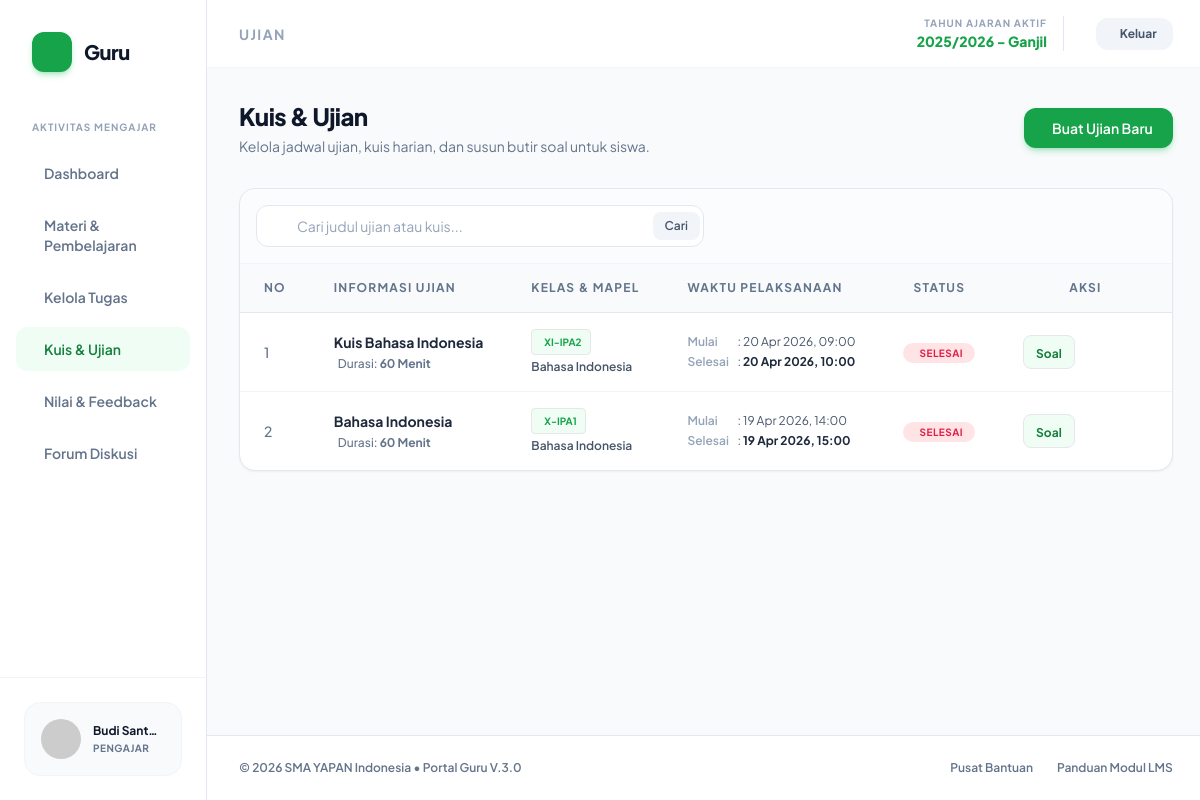
The page /guru/ujian.php (signed in) on the database its author committed.
### tables this page shows
CREATE TABLE `ujian` (
  `id_ujian` int(11) NOT NULL,
  `judul_ujian` varchar(150) NOT NULL,
  `deskripsi` text DEFAULT NULL,
  `jenis_evaluasi` enum('Kuis','Ulangan Harian','UTS','UAS') DEFAULT 'Kuis',
  `durasi` int(11) NOT NULL,
  `tgl_mulai` datetime NOT NULL,
  `tgl_selesai` datetime NOT NULL,
  `id_kelas` int(11) NOT NULL,
  `id_mapel` int(11) NOT NULL,
  `id_guru` int(11) NOT NULL,
  `tgl_buat` timestamp NOT NULL DEFAULT current_timestamp(),
  `waktu` int(11) NOT NULL DEFAULT 60
);

CREATE TABLE `kelas` (
  `id_kelas` int(11) NOT NULL,
  `nama_kelas` varchar(20) NOT NULL
);

CREATE TABLE `mapel` (
  `id_mapel` int(11) NOT NULL,
  `nama_mapel` varchar(100) NOT NULL,
  `id_kelas` int(11) DEFAULT NULL
);

### guru/ujian.php (the view, shortened to what this page needs)
<?php
require_once '../config/koneksi.php';
$id_guru = $_SESSION['id_user'];
$kata_kunci = "";
include 'includes/header.php';
?>
<div class="flex flex-col md:flex-row justify-between md:items-center gap-4 mb-8">
    <div>
        <h1 class="text-2xl font-extrabold text-slate-900 tracking-tight">Kuis & Ujian</h1>
        <p class="text-slate-500 text-sm mt-1">Kelola jadwal ujian, kuis harian, dan susun butir soal untuk siswa.</p>
    </div>
    <a href="tambah_ujian.php" class="px-5 py-2.5 bg-guru-600 text-white font-semibold rounded-xl shadow-md shadow-guru-500/30 hover:bg-guru-700 transition-all flex items-center gap-2 text-sm w-fit">
        <i class="ph ph-plus-circle text-lg"></i> Buat Ujian Baru
    </a>
</div>
<div class="bg-white border border-slate-200 rounded-2xl shadow-sm overflow-hidden mb-8">
    <div class="p-4 border-b border-slate-100 bg-slate-50/50">
        <form action="" method="GET" class="relative max-w-md">
            <div class="absolute inset-y-0 left-0 pl-3 flex items-center pointer-events-none">
            </div>
            <input type="text" name="cari" value="<?php echo htmlspecialchars($kata_kunci); ?>" placeholder="Cari judul ujian atau kuis..." autocomplete="off"
                class="w-full pl-10 pr-24 py-2.5 bg-white border border-slate-200 rounded-xl text-sm text-slate-800 placeholder-slate-400 focus:outline-none focus:border-guru-500 focus:ring-4 focus:ring-guru-500/10 transition-all">
            <div class="absolute inset-y-0 right-1 flex items-center">
                <button type="submit" class="px-3 py-1.5 bg-slate-100 hover:bg-slate-200 text-slate-600 font-semibold rounded-lg text-xs transition-colors">
                    Cari
                </button>
            </div>
        </form>
    </div>
    <div class="overflow-x-auto">
        <table class="w-full text-left border-collapse whitespace-nowrap">
            <thead>
                <tr class="bg-slate-50 border-b border-slate-200 text-slate-500 text-xs uppercase tracking-widest">
                    <th class="px-6 py-4 font-bold w-16">No</th>
                    <th class="px-6 py-4 font-bold">Informasi Ujian</th>
                    <th class="px-6 py-4 font-bold">Kelas & Mapel</th>
                    <th class="px-6 py-4 font-bold">Waktu Pelaksanaan</th>
                    <th class="px-6 py-4 font-bold text-center">Status</th>
                    <th class="px-6 py-4 font-bold text-center w-40">Aksi</th>
                </tr>
            </thead>
            <tbody class="divide-y divide-slate-100 text-sm">
                <?php
                $no = 1;
                $waktu_sekarang = date('Y-m-d H:i:s');
                $query_sql = "
                    SELECT ujian.*, kelas.nama_kelas, mapel.nama_mapel
                    FROM ujian
                    LEFT JOIN kelas ON ujian.id_kelas = kelas.id_kelas
                    LEFT JOIN mapel ON ujian.id_mapel = mapel.id_mapel
                    WHERE ujian.id_guru = '$id_guru'
                ";
                $query_sql .= " ORDER BY ujian.tgl_mulai DESC";
                $query = mysqli_query($koneksi, $query_sql);
                if(mysqli_num_rows($query) > 0):
                    while($data = mysqli_fetch_assoc($query)):
                        $mulai = !empty($data['tgl_mulai']) ? date('d M Y, H:i', strtotime($data['tgl_mulai'])) : '-';
                        $selesai = !empty($data['tgl_selesai']) ? date('d M Y, H:i', strtotime($data['tgl_selesai'])) : '-';
                        $durasi = !empty($data['durasi']) ? $data['durasi'] : '0';
                        $status_badge = "";
                        if (empty($data['tgl_mulai']) || empty($data['tgl_selesai'])) {
                            $status_badge = '<span class="px-3 py-1 bg-slate-100 text-slate-500 font-bold text-[10px] uppercase tracking-wider rounded-full"><i class="ph ph-warning-circle mr-1"></i> Draft</span>';
                        } elseif ($waktu_sekarang < $data['tgl_mulai']) {
                            $status_badge = '<span class="px-3 py-1 bg-amber-100 text-amber-700 font-bold text-[10px] uppercase tracking-wider rounded-full"><i class="ph ph-clock mr-1"></i> Belum Mulai</span>';
                        } elseif ($waktu_sekarang >= $data['tgl_mulai'] && $waktu_sekarang <= $data['tgl_selesai']) {
                            $status_badge = '<span class="px-3 py-1 bg-emerald-100 text-emerald-700 font-bold text-[10px] uppercase tracking-wider rounded-full animate-pulse"><i class="ph ph-broadcast mr-1"></i> Berlangsung</span>';
                        } else {
                            $status_badge = '<span class="px-3 py-1 bg-rose-100 text-rose-600 font-bold text-[10px] uppercase tracking-wider rounded-full"><i class="ph ph-lock-key mr-1"></i> Selesai</span>';
                        }
                ?>
                <tr class="hover:bg-slate-50/50 transition-colors group">
                    <td class="px-6 py-4 text-slate-500 font-medium"><?php echo $no++; ?></td>
                    <td class="px-6 py-4 max-w-xs">
                        <h4 class="font-bold text-slate-800 text-sm truncate"><?php echo htmlspecialchars($data['judul_ujian']); ?></h4>
                        <p class="text-xs text-slate-500 font-medium mt-1"><i class="ph ph-hourglass-high mr-1"></i> Durasi: <b><?php echo $durasi; ?> Menit</b></p>
                    </td>
                    <td class="px-6 py-4">
                        <div class="flex flex-col gap-1">
                            <span class="inline-flex w-fit items-center gap-1 px-2 py-0.5 bg-guru-50 text-guru-600 border border-guru-200 font-bold text-[10px] uppercase rounded">
                                <i class="ph ph-door"></i> <?php echo htmlspecialchars($data['nama_kelas']); ?>
                            </span>
                            <span class="text-slate-600 font-semibold text-xs"><?php echo htmlspecialchars($data['nama_mapel']); ?></span>
                        </div>
                    </td>
                    <td class="px-6 py-4">
                        <div class="text-xs text-slate-600 space-y-1">
                            <p><span class="inline-block w-12 font-semibold text-slate-400">Mulai</span> : <?php echo $mulai; ?></p>
                            <p><span class="inline-block w-12 font-semibold text-slate-400">Selesai</span> : <span class="font-bold text-slate-800"><?php echo $selesai; ?></span></p>
                        </div>
                    </td>
                    <td class="px-6 py-4 text-center">
                        <?php echo $status_badge; ?>
                    </td>
                    <td class="px-6 py-4 text-center">
                        <div class="flex justify-center gap-2">
                            <a href="kelola_soal.php?id_ujian=<?php echo $data['id_ujian']; ?>" class="px-3 py-1.5 bg-guru-50 text-guru-700 hover:bg-guru-600 hover:text-white border border-guru-200 font-bold text-xs rounded-lg transition-colors tooltip" title="Susun Soal Ujian">
                                <i class="ph ph-list-numbers text-sm"></i> Soal
                            </a>
                            <a href="hasil_ujian.php?id_ujian=<?php echo $data['id_ujian']; ?>" class="p-2 text-indigo-500 hover:bg-indigo-50 rounded-lg transition-colors tooltip" title="Lihat Nilai Siswa">
                            </a>
                        </div>
                    </td>
                </tr>
                <?php
                    endwhile;
                endif; ?>
            </tbody>
        </table>
    </div>
</div>
<?php include 'includes/footer.php'; ?>

### guru/includes/header.php (style rules this page uses)
body { font-family: 'Plus Jakarta Sans', sans-serif; background-color: #f8fafc; }

### rows shown on the page
ujian: judul_ujian "Kuis Bahasa Indonesia", durasi "60", id_kelas.nama_kelas "XI-IPA2", id_mapel.nama_mapel "Bahasa Indonesia", tgl_mulai "20 Apr 2026, 09:00", tgl_selesai "20 Apr 2026, 10:00", shows "SELESAI"
ujian: judul_ujian "Bahasa Indonesia", durasi "60", id_kelas.nama_kelas "X-IPA1", id_mapel.nama_mapel "Bahasa Indonesia", tgl_mulai "19 Apr 2026, 14:00", tgl_selesai "19 Apr 2026, 15:00", shows "SELESAI"

### other values the page prints
$_SESSION['nama'] "Budi Sant…"
str_replace('.php', '', ucfirst($current_page)) "UJIAN"
$_SESSION['nama_tahun_aktif'] "2025/2026"
$_SESSION['semester_aktif'] "Ganjil"
